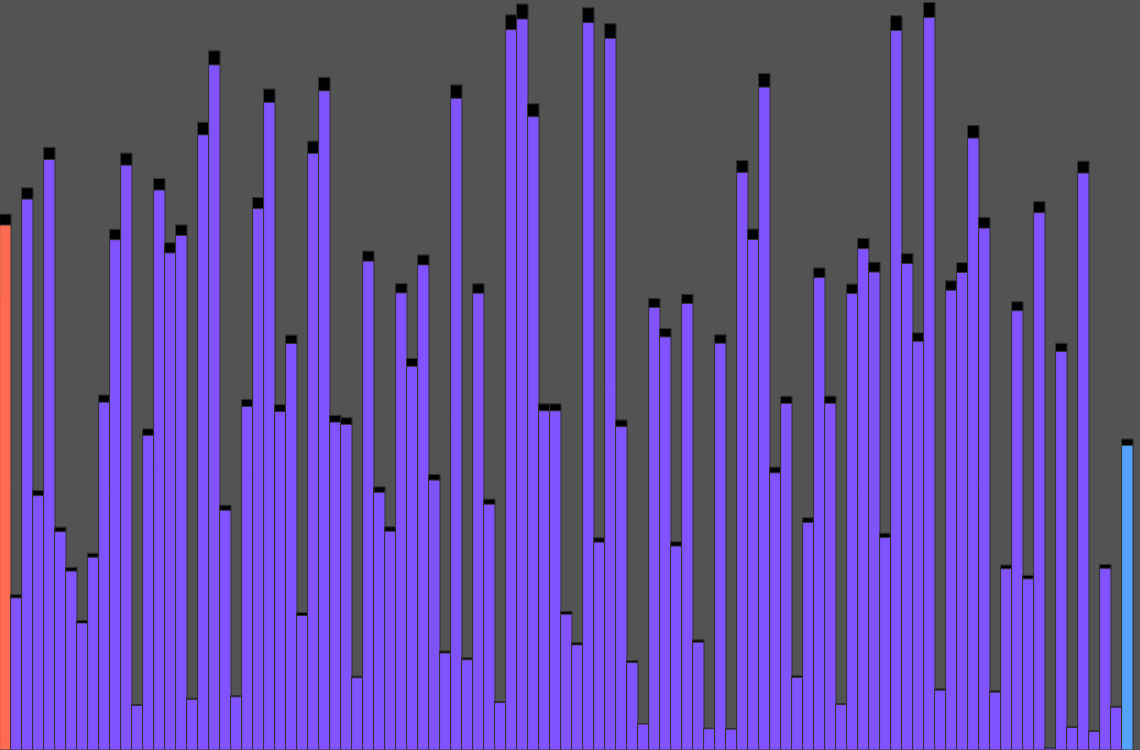
Frame 1 (no input)
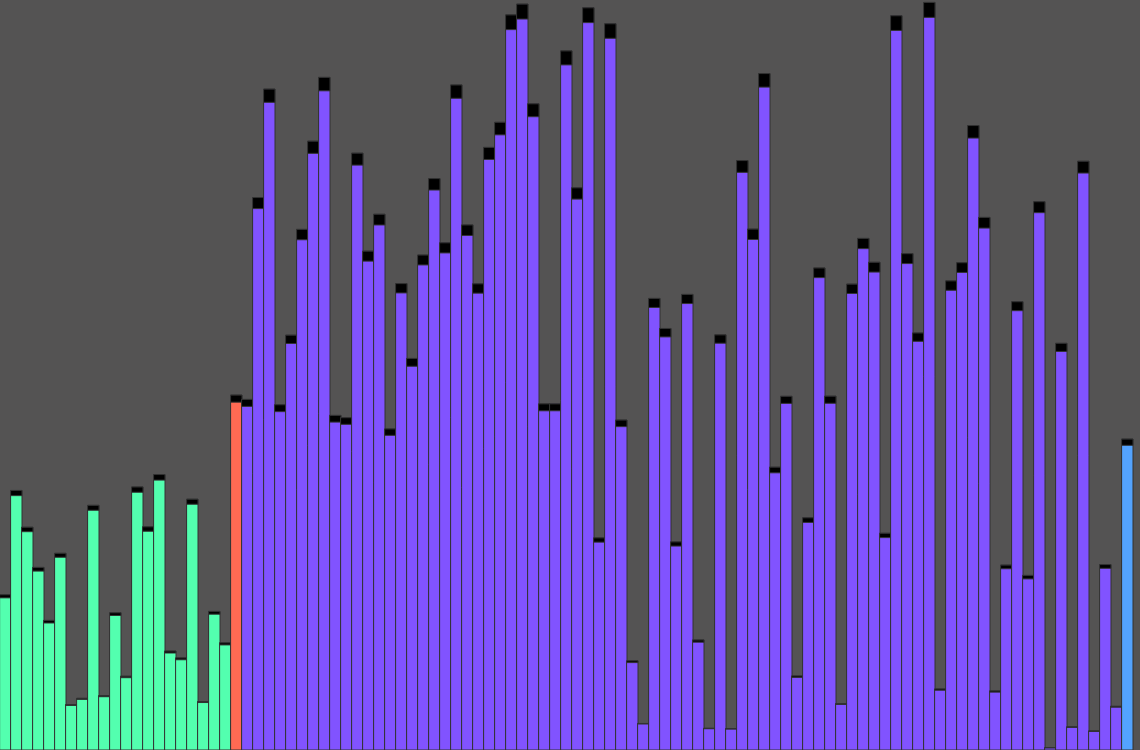
Frame 60 (no input)
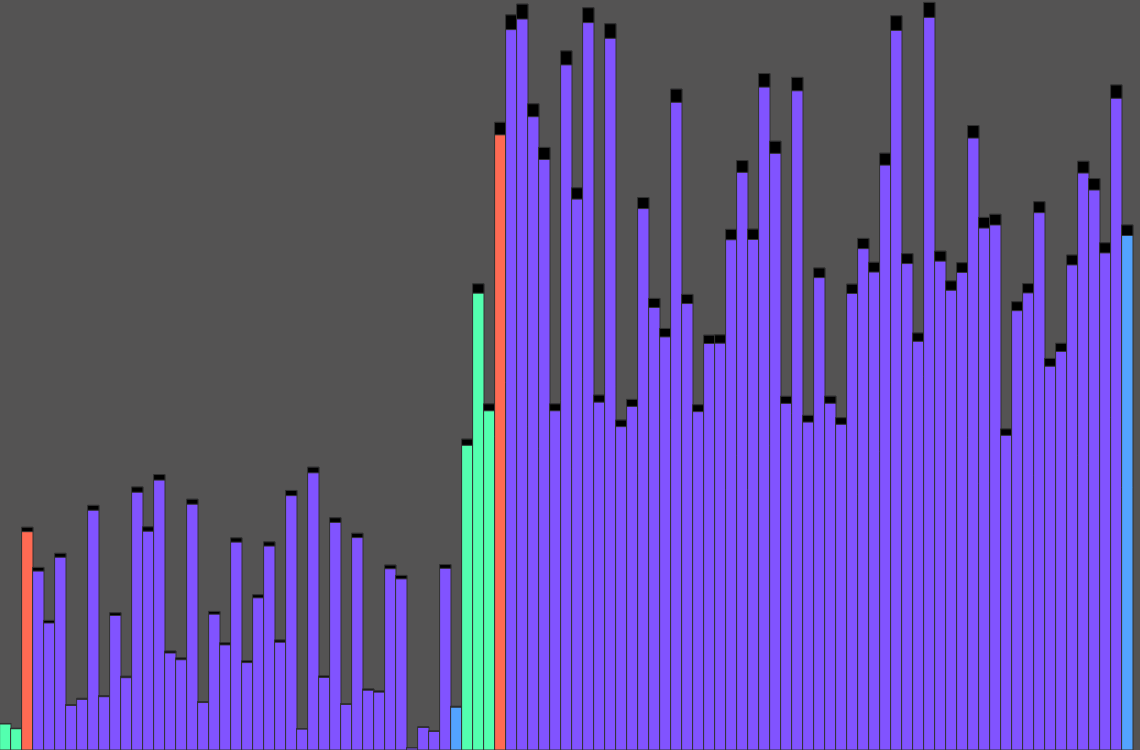
Frame 120 (the mouse pressed at the canvas centre since frame 60)

The p5.js sketch that drew these frames (run headless with seeded random() and noise() and a simulated clock; from frame 60 on, the mouse is pressed at the canvas centre):

// p5.js sketch
// ── sketch.js
let values = []

//width of each bar
let w = 11;
let states = [];

function setup() {
  //create a canvas with width 800, height 200
  createCanvas(windowWidth * .95, windowHeight * .75);
  // createCanvas(windowWidth * 2, windowHeight * 2);
  //create an array of size 80 (800 / 10)
  values = new Array(floor(width / w));
  for (let i = 0; i < values.length; i++) {
    values[i] = random(height);
    states[i] = -1;
  }
  // frameRate(10);
  quickSort(values, 0, values.length - 1);
}

async function quickSort(arr, start, end) {
  if (start >= end) {
    return;
  }
  let pivotIdx = await partition(arr, start, end);
  //once we've finished a partition, return the state of pivotIdx to be uncolored.
  states[pivotIdx] = -1;

  await Promise.all([quickSort(arr, start, pivotIdx - 1), quickSort(arr, pivotIdx + 1, end)])

}

async function partition(arr, start, end) {

  //color all the indices of the array that we are currently partioining.
  for (let i = start; i < end; i++) {
    states[i] = 1;
  }
  let pivotIdx = start;
  let pivotValue = arr[end];
  //dinstinct color for pivotIdx
  states[pivotIdx] = 0;
  states[end] = 2;

  for (let i = start; i < end; i++) {
    if (arr[i] < pivotValue) {
      //swap i and pivotIdx if arr[i] is less than pivotValue
      await swap(arr, pivotIdx, i);
      //we're about to move our pivotIdx, let's uncolor our old pivotIdx beore we increment.
      states[pivotIdx] = -1;
      pivotIdx += 1;
      //now that we've incremented pivotIdx, let's recolor it to it's distinct color.
      states[pivotIdx] = 0;
    }
  }
  //at the end of our loop, swap pivotIdx and end
  await swap(arr, pivotIdx, end);

  // uncolor all indices that we've just finished partioning (besides pivotIdx).
  for (let i = start; i < end; i++) {
    if (i != pivotIdx) {
      states[i] = -1;
    }
    states[end] = -1;
  }
  return pivotIdx;
}



//swap logic written in a async helper function to allow await of sleep method
async function swap(arr, a, b) {
  //delays just before swapping, allowing p5 to draw the bars of the array, resulting in visualization.
  await sleep(60);
  let temp = arr[a];
  arr[a] = arr[b];
  arr[b] = temp;
}


function sleep(ms) {
  return new Promise(resolve => setTimeout(resolve, ms));
}

function draw() {
  background('#545353');

  for (let i = 0; i < values.length; i++) {
    //sets the color used to draw lines and borders around shapes
    stroke(50)

    //the pivotIdx as we scan from left to right (red)
    //(begins at start to ensure we cover every element)
    if (states[i] == 0) {
      fill('#ff6a53');
      //the portion of the array that is currently being partitioned (purple)
    } else if (states[i] == 1) {
      fill('#8153ff');
      //the end of the array currently being partitioned,
      // or the index of the random variable we chose to be the pivotValue. (orange)
    } else if (states[i] == 2) {
      fill('#53a3ff');
    }
    //any part of the array that is currently not being partitioned (green)
    else {
      fill('#53ffaf');
    }
    //draw a rectangle at location (i*w, height-values[i]) with 
    // a width of w, and height of values[i]
    rect(i * w, height - values[i], w, values[i]);
    fill('black');
    rect(i * w, height - values[i], w, values[i] * .02);
  }
}

// function windowResized() {
//   resizeCanvas(windowWidth, windowHeight);
// }
